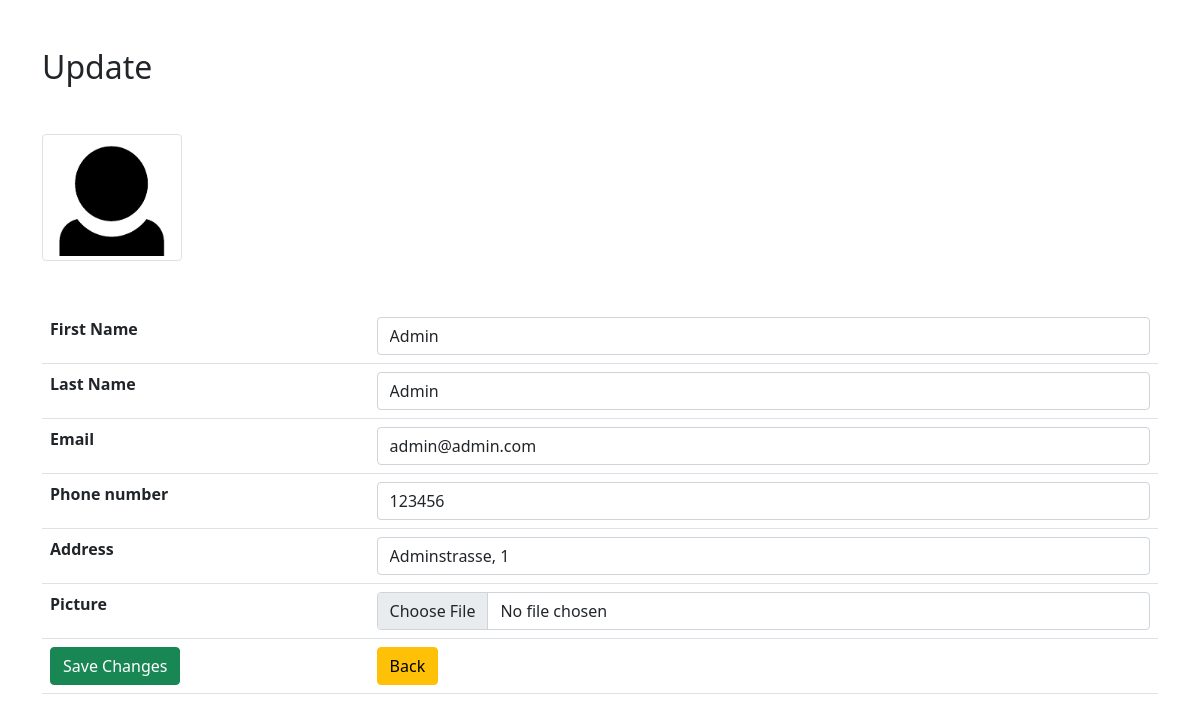
The app's page /updateadm.php?id=5 (signed in) with its own data.
### tables this page shows
CREATE TABLE `users` (
  `users_id` int(11) NOT NULL,
  `first_name` varchar(50) NOT NULL,
  `last_name` varchar(50) NOT NULL,
  `email` varchar(50) NOT NULL,
  `phone_number` int(20) NOT NULL,
  `address` varchar(50) NOT NULL,
  `picture` varchar(250) NOT NULL,
  `password` varchar(550) NOT NULL,
  `status` varchar(11) NOT NULL
);

### updateadm.php (the view, shortened to what this page needs)
<?php
require_once 'components/db_connect.php';
$backBtn = '';
if (isset($_SESSION["user"])) {
    $backBtn = "home.php";
}
if (isset($_GET['id'])) {
    $id = $_GET['id'];
    $sql = "SELECT * FROM users WHERE users_id = {$id}";
    $result = mysqli_query($connect, $sql);
    if (mysqli_num_rows($result) == 1) {
        $data = mysqli_fetch_assoc($result);
        $fname = $data['first_name'];
        $lname = $data['last_name'];
        $email = $data['email'];
        $phone_number = $data['phone_number'];
        $address = $data['address'];
    }
}
?>
<!DOCTYPE html>
<html lang="en">
<head>
    <?php require_once 'components/boot.php' ?>
</head>
<body>
    <div class="container">
        <h2 class="mt-5 mb-5">Update</h2>
        <img class='img-thumbnail rounded mb-5' src='pictures/<?php echo $data['picture'] ?>' alt="<?php echo $fname ?>">
        <form method="post" enctype="multipart/form-data">
            <table class="table">
                <tr>
                    <th>First Name</th>
                    <td><input class="form-control" type="text" name="first_name" placeholder="First Name" value="<?php echo $fname ?>" /></td>
                </tr>
                <tr>
                    <th>Last Name</th>
                    <td><input class="form-control" type="text" name="last_name" placeholder="Last Name" value="<?php echo $lname ?>" /></td>
                </tr>
                <tr>
                    <th>Email</th>
                    <td><input class="form-control" type="email" name="email" placeholder="Email" value="<?php echo $email ?>" /></td>
                </tr>
                <tr>
                    <th>Phone number</th>
                    <td><input class="form-control" type="number" name="phone_number" placeholder="Phone number" value="<?php echo $phone_number ?>" /></td>
                </tr>
                <tr>
                    <th>Address</th>
                    <td><input class="form-control" type="text" name="phone_number" placeholder="Address" value="<?php echo $address ?>" /></td>
                </tr>
                <tr>
                    <th>Picture</th>
                    <td><input class="form-control" type="file" name="picture" /></td>
                </tr>
                <tr>
                    <td><button name="submit" class="btn btn-success" type="submit">Save Changes</button></td>
                    <td><a href="<?php echo $backBtn ?>"><button class="btn btn-warning" type="button">Back</button></a></td>
                </tr>
            </table>
        </form>
    </div>
</body>

### updateadm.php (style rules this page uses)
.img-thumbnail { width: 140px !important; height: auto !important; }

### records on screen
users: picture (placeholder picture), first_name "Admin", last_name "Admin", email "admin@admin.com", phone_number "123456", phone_number "Adminstrasse, 1"
